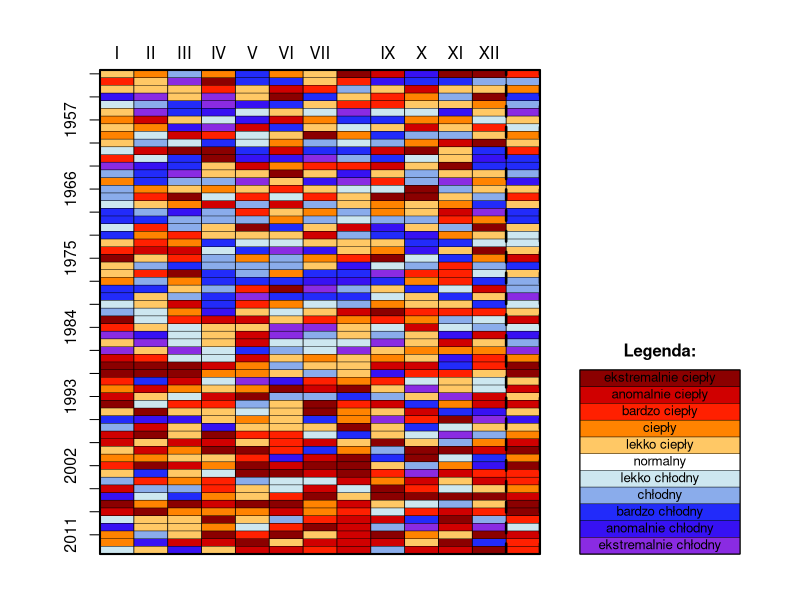

The R script that drew this image:
library(dplyr)
library(tidyr)
library(readxl)

kolory <-  colorRampPalette(colors = rev(c("red4","red","orange","white","lightblue", "blue","blueviolet")))(11)
etykiety <- rev(c("ekstremalnie ciepły", "anomalnie ciepły", "bardzo ciepły", "ciepły", "lekko ciepły",
                  "normalny", "lekko chłodny" , "chłodny", "bardzo chłodny", "anomalnie chłodny", "ekstremalnie chłodny"))

dane <- readxl::read_excel("dane_sklasyfikowane.xls")
dane <- apply(dane, 2, as.numeric)
head(dane) # ktory wyglada tak...

###############################################
# rozpoczecie operacji zwiazanej z rysowaniem:


par(mar=c(0.5,3,2,1), fig=c(0.05, 0.70, 0.06, 0.95)) # marginesy: + wymiary okna dla calej rysowanej figury:
image(x = 1:13, y=1:nrow(dane), t(dane[nrow(dane):1,-1]), xlab = "", xaxt='n', yaxt='n', col = kolory, ylab='')
axis(2, labels = dane[seq(from=1, to=nrow(dane), by=3),1], at=(nrow(dane):1)[seq(from=1, to=nrow(dane), by=3)], cex.axis=0.95)
axis(3, labels = c("I","II","III","IV","V","VI","VII","VIII","IX","X","XI","XII","ROK"), at=1:13, tick = F, padj = 1)
abline(v=1.5:13, lwd=0.8)
abline(v=12.5:13.5, lwd=2.5, lty=2, col="black") # oddzielamy serie roczna
abline(h=1.5:nrow(dane), lwd=0.5)
box(lwd=2)

# i opcjonalne dorysowanie legendy:
par(mar=c(0.5,3,2,1), fig=c(0.65, 0.95, 0.06, 0.45), new=T)
image(t(matrix(1:11)), col=kolory, xaxt='n', yaxt='n', main="Legenda:" , cex.main=1)
text(x = rep(0,11), y=0:10/10, labels=etykiety, cex=0.8)
box()
abline(h=0.5:10/10, lwd=0.5)
